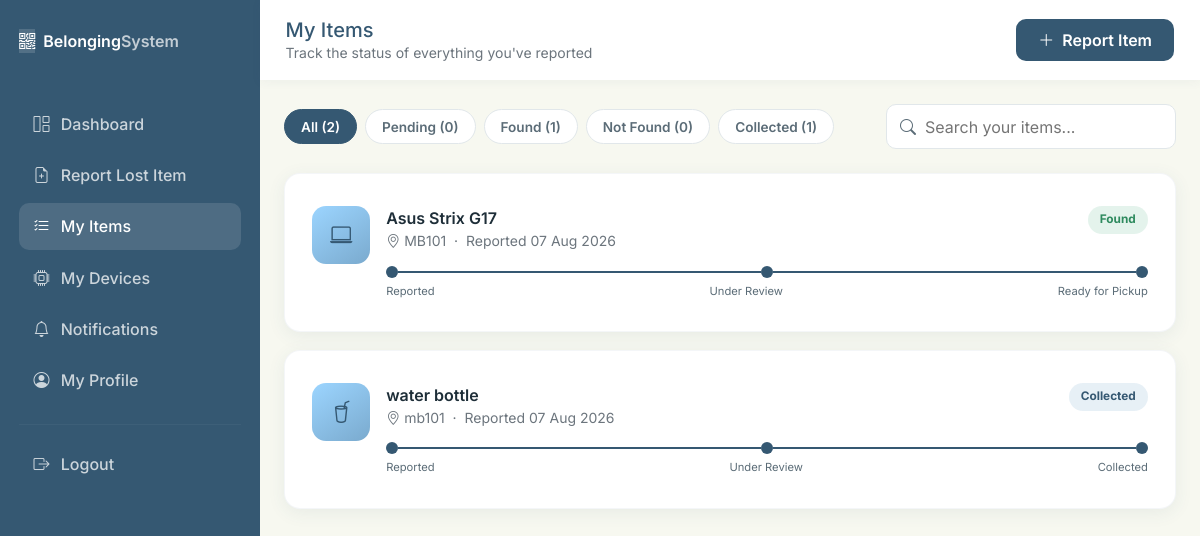
The page /my_items.php (signed in) on the database its author committed.
### tables this page shows
CREATE TABLE `items` (
  `id` int(11) NOT NULL,
  `user_id` int(11) NOT NULL,
  `device_id` int(11) DEFAULT NULL,
  `item_name` varchar(150) NOT NULL,
  `category` varchar(50) NOT NULL,
  `description` text DEFAULT NULL,
  `location` varchar(150) NOT NULL,
  `item_date` date NOT NULL,
  `report_type` enum('lost','found') NOT NULL DEFAULT 'lost',
  `status` enum('pending','found','not_found','collected') NOT NULL DEFAULT 'pending',
  `recovery_status` enum('pending','recovered') NOT NULL DEFAULT 'pending',
  `qr_code` varchar(255) DEFAULT NULL,
  `image_path` varchar(255) DEFAULT NULL,
  `image_hash` varchar(64) DEFAULT NULL,
  `collection_details` text DEFAULT NULL,
  `verification_code` varchar(6) DEFAULT NULL,
  `owner_verified_at` timestamp NULL DEFAULT NULL,
  `created_at` timestamp NOT NULL DEFAULT current_timestamp(),
  `updated_at` timestamp NOT NULL DEFAULT current_timestamp() ON UPDATE current_timestamp()
);

### my_items.php (the view, shortened to what this page needs)
<?php
require_once __DIR__ . '/includes/db.php';
$user_id = $_SESSION['user_id'];
$stmt = $pdo->prepare("SELECT * FROM items WHERE user_id = ? ORDER BY created_at DESC");
$stmt->execute([$user_id]);
$items = $stmt->fetchAll();
$counts = ['all' => count($items), 'pending' => 0, 'found' => 0, 'not_found' => 0, 'collected' => 0];
foreach ($items as $it) {
  if (isset($counts[$it['status']]))
    $counts[$it['status']]++;
}
function item_icon($category)
{
  $c = strtolower($category);
  if (strpos($c, 'electronic') !== false || strpos($c, 'laptop') !== false || strpos($c, 'phone') !== false)
    return 'bi-laptop';
  if (strpos($c, 'bottle') !== false || strpos($c, 'lunch') !== false)
    return 'bi-cup-straw';
  return 'bi-box-seam';
}
?>
<!DOCTYPE html>
<html lang="en">
<head>
  <link href="https://cdn.jsdelivr.net/npm/bootstrap@5.3.3/dist/css/bootstrap.min.css" rel="stylesheet">
  <link href="https://cdn.jsdelivr.net/npm/bootstrap-icons@1.11.3/font/bootstrap-icons.css" rel="stylesheet">
  <link href="assets/css/style.css" rel="stylesheet">
</head>
<body style="background:var(--paper)">
  <div class="d-flex">
    <div class="dash-sidebar" style="width:260px; flex-shrink:0;">
      <div class="d-flex align-items-center gap-2 mb-5">
        <span class="brand-tag"><i class="bi bi-qr-code"></i></span>
        <span class="fw-semibold">Belonging<span style="opacity:.7">System</span></span>
      </div>
      <nav class="nav flex-column">
        <a class="nav-link" href="dashboard.php"><i class="bi bi-grid-1x2"></i> Dashboard</a>
        <a class="nav-link" href="report.php"><i class="bi bi-file-earmark-plus"></i> Report Lost Item</a>
        <a class="nav-link active" href="my_items.php"><i class="bi bi-list-check"></i> My Items</a> <a class="nav-link"
          href="register_device.php"><i class="bi bi-cpu"></i> My Devices</a>
        <a class="nav-link" href="notifications.php"><i class="bi bi-bell"></i> Notifications</a>
        <a class="nav-link" href="profile.php"><i class="bi bi-person-circle"></i> My Profile</a>
        <hr style="border-color:rgba(255,255,255,0.15)">
        <a class="nav-link" href="logout.php"><i class="bi bi-box-arrow-right"></i> Logout</a>
      </nav>
    </div>
    <div class="flex-grow-1">
      <div class="dash-topbar">
        <div>
          <h5 class="mb-0" style="color:var(--deep)">My Items</h5>
          <div class="text-secondary small">Track the status of everything you've reported</div>
        </div>
        <a href="report.php" class="btn btn-brand"><i class="bi bi-plus-lg me-1"></i> Report Item</a>
      </div>
      <div class="container-fluid p-4">
        <div class="d-flex flex-wrap justify-content-between align-items-center gap-3 mb-4">
          <div class="d-flex flex-wrap gap-2">
            <button class="filter-pill active" data-filter="all">All (<?php echo $counts['all']; ?>)</button>
            <button class="filter-pill" data-filter="pending">Pending (<?php echo $counts['pending']; ?>)</button>
            <button class="filter-pill" data-filter="found">Found (<?php echo $counts['found']; ?>)</button>
            <button class="filter-pill" data-filter="not_found">Not Found (<?php echo $counts['not_found']; ?>)</button>
            <button class="filter-pill" data-filter="collected">Collected (<?php echo $counts['collected']; ?>)</button>
          </div>
          <div class="search-wrap">
            <i class="bi bi-search"></i>
            <input type="text" id="itemSearch" class="search-input" placeholder="Search your items...">
          </div>
        </div>
        <?php if (empty($items)): ?>
          <div class="feature-card text-center py-5">
            <i class="bi bi-inbox" style="font-size:2.2rem;color:var(--mid)"></i>
            <p class="text-secondary mt-2 mb-3">You haven't reported any items yet.</p>
            <a href="report.php" class="btn btn-brand btn-sm">Report your first item</a>
          </div>
        <?php else: ?>
          <?php foreach ($items as $item):
            $status = $item['status'];
            $step1 = 'done';
            $step2 = $status === 'pending' ? 'active' : 'done';
            $step3 = in_array($status, ['found', 'collected']) ? 'done' : ($status === 'not_found' ? '' : ($status === 'pending' ? '' : 'active'));
            $label3 = $status === 'not_found' ? 'Closed' : ($status === 'collected' ? 'Collected' : 'Ready for Pickup');
            ?>
            <div class="feature-card item-card" data-status="<?php echo htmlspecialchars($status); ?>"
              data-name="<?php echo htmlspecialchars(strtolower($item['item_name'])); ?>">
              <div class="d-flex gap-3">
                <div class="item-thumb-lg"><i class="bi <?php echo item_icon($item['category']); ?>"></i></div>
                <div class="flex-grow-1">
                  <div class="d-flex justify-content-between align-items-start flex-wrap gap-2">
                    <div>
                      <a href="item_details.php?id=<?php echo (int) $item['id']; ?>" class="fw-semibold text-decoration-none"
                        style="color:var(--ink)"><?php echo htmlspecialchars($item['item_name']); ?></a>
                      <div class="text-secondary small"><i class="bi bi-geo-alt"></i>
                        <?php echo htmlspecialchars($item['location']); ?> &nbsp;·&nbsp; Reported
                        <?php echo date('d M Y', strtotime($item['created_at'])); ?></div>
                    </div>
                    <span
                      class="badge-status badge-<?php echo htmlspecialchars($status); ?>"><?php echo str_replace('_', ' ', ucfirst($status)); ?></span>
                  </div>
                  <div class="tracker">
                    <div class="dot <?php echo $step1; ?>"></div>
                    <div class="line <?php echo $step2 === 'done' ? 'done' : ''; ?>"></div>
                    <div class="dot <?php echo $step2; ?>"></div>
                    <div class="line <?php echo $step3 === 'done' ? 'done' : ''; ?>"></div>
                    <div class="dot <?php echo $step3; ?>"></div>
                  </div>
                  <div class="tracker-labels">
                    <span>Reported</span><span>Under Review</span><span><?php echo $label3; ?></span>
                  </div>
                </div>
              </div>
            </div>
          <?php endforeach; ?>
        <?php endif; ?>
      </div>
    </div>
  </div>
</body>
</html>

### assets/css/style.css (style rules this page uses)
:root { --deep: #355872; --mid: #7AAACE; --light: #9CD5FF; --paper: #F7F8F0; --ink: #1E2E38; --ink-soft: #5B6C77; --white: #FFFFFF; --radius-sm: 10px; --radius-md: 16px; --radius-lg: 26px; --shadow-soft: 0 10px 30px rgba(53, 88, 114, 0.10); --shadow-card: 0 4px 18px rgba(53, 88, 114, 0.08); --font-display: 'Fraunces', 'Georgia', serif; --font-body: 'Inter', -apple-system, Segoe UI, sans-serif; }
* { box-sizing: border-box; }
body { font-family: var(--font-body); background: var(--paper); color: var(--ink); -webkit-font-smoothing: antialiased; }
a { color: var(--deep); text-decoration: none; }
.btn-brand { background: var(--deep); border: none; color: var(--white); border-radius: var(--radius-sm); padding: 0.55rem 1.4rem; font-weight: 600; transition: all 0.2s ease; }
.feature-card { background: var(--white); border-radius: var(--radius-md); padding: 2rem 1.7rem; box-shadow: var(--shadow-card); border: 1px solid rgba(53,88,114,0.05); transition: transform 0.25s ease, box-shadow 0.25s ease; }
.dash-sidebar { background: var(--deep); min-height: 100vh; color: var(--white); padding: 1.8rem 1.2rem; }
.dash-sidebar .brand-tag { background: rgba(255,255,255,0.14); }
.dash-sidebar .nav-link { color: rgba(255,255,255,0.75); font-weight: 500; padding: 0.7rem 0.9rem; border-radius: 10px; margin-bottom: 0.3rem; display: flex; align-items: center; gap: 0.7rem; }
.dash-sidebar .nav-link.active, .dash-sidebar .nav-link:hover { background: rgba(255,255,255,0.12); color: var(--white); }
.dash-topbar { background: var(--white); padding: 1.1rem 1.6rem; box-shadow: 0 2px 10px rgba(53,88,114,0.05); display: flex; justify-content: space-between; align-items: center; }
.badge-status { padding: 0.32rem 0.75rem; border-radius: 20px; font-size: 0.74rem; font-weight: 700; text-transform: capitalize; }
.badge-found { background: rgba(76,175,131,0.15); color: #2E8A5E; }
.badge-collected { background: rgba(122,170,206,0.18); color: var(--deep); }

### my_items.php (style rules this page uses)
.filter-pill { border: 1.5px solid #E1E7EA; background: var(--white); color: var(--ink-soft); font-weight: 600; font-size: 0.85rem; padding: 0.4rem 1rem; border-radius: 30px; }
.filter-pill.active, .filter-pill:hover { background: var(--deep); color: var(--white); border-color: var(--deep); }
.item-card { margin-bottom: 1.1rem; }
.item-thumb-lg { width: 58px; height: 58px; border-radius: 14px; background: linear-gradient(145deg, var(--light), var(--mid)); display: flex; align-items: center; justify-content: center; color: var(--deep); font-size: 1.4rem; flex-shrink: 0; }
.tracker { display: flex; align-items: center; margin-top: 0.9rem; }
.tracker .dot { width: 12px; height: 12px; border-radius: 50%; background: #E1E7EA; flex-shrink: 0; position: relative; }
.tracker .dot.done { background: var(--deep); }
.tracker .line { flex: 1; height: 2px; background: #E1E7EA; }
.tracker .line.done { background: var(--deep); }
.tracker-labels { display: flex; justify-content: space-between; font-size: 0.7rem; color: var(--ink-soft); margin-top: 0.3rem; }
.search-input { border-radius: var(--radius-sm); border: 1.5px solid #E1E7EA; padding: 0.6rem 1rem 0.6rem 2.4rem; background: var(--white); }
.search-wrap { position: relative; }
.search-wrap i { position: absolute; left: 0.9rem; top: 50%; transform: translateY(-50%); color: var(--ink-soft); }

### rows shown on the page
items: item_name "Asus Strix G17", location "MB101", created_at "07 Aug 2026", status "Found", status "Ready for Pickup"
items: item_name "water bottle", location "mb101", created_at "07 Aug 2026", status "Collected"

### other values the page prints
$counts['all'] "2"
$counts['pending'] "0"
$counts['found'] "1"
$counts['not_found'] "0"
$counts['collected'] "1"
